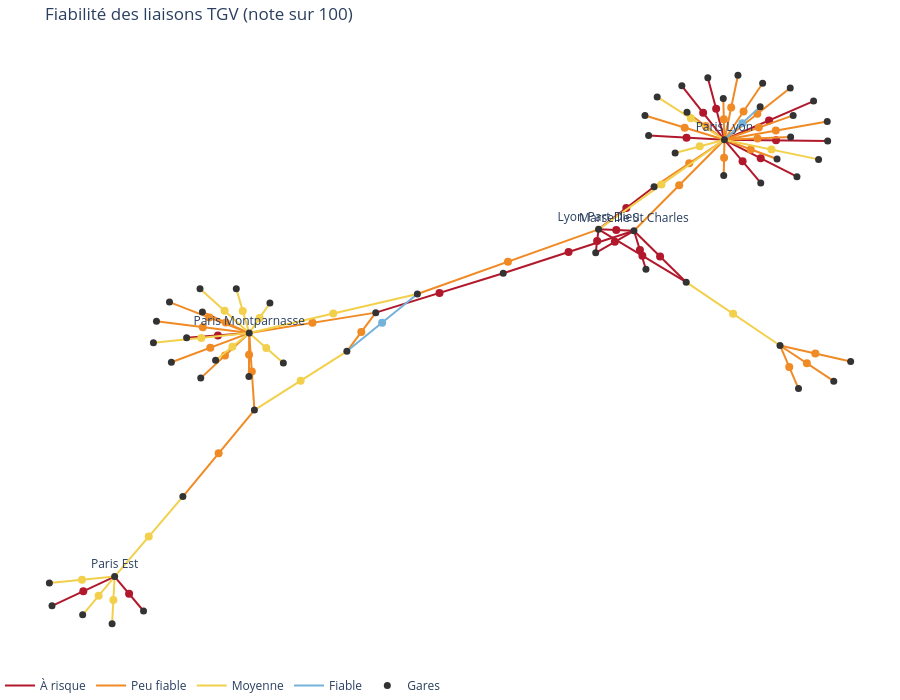

Write notebook code for a chart like this one.
### Markdown cell above
## 4. Schéma du réseau

La position des gares est calculée par un algorithme de dessin de graphe : les gares reliées entre elles sont rapprochées. Les distances sur le dessin ne correspondent donc pas à des kilomètres. La position est calculée sur toutes les liaisons du fichier, pour que le dessin reste le même quand on change les réglages.

On pourrait avoir des distances plus réalistes si on estime les distances par le temps du trajet. Mais le graphe serait moins lisible.

(Cette section a été réalisé avec l'aide de l'IA et la librairie networkx)

### Code cell
#focus sur une gare et ses liasons. None pour toutes les gares
GARE_A_SUIVRE = None 

graphe = nx.Graph()
graphe.add_edges_from(aretes_fichier)
positions = nx.spring_layout(graphe, seed=3, iterations=200)

if GARE_A_SUIVRE is None:
    affichees = liaisons
else:
    affichees = liaisons[(liaisons["gare_a"] == GARE_A_SUIVRE) | (liaisons["gare_b"] == GARE_A_SUIVRE)]
    print(len(affichees), "liaison(s) pour", GARE_A_SUIVRE)

fig = go.Figure()
for cat in reversed(ORDRE):
    sous = affichees[affichees["categorie"] == cat]
    if sous.empty:
        continue
    x, y = [], []
    for _, r in sous.iterrows():
        xa, ya = positions[r["gare_a"]]
        xb, yb = positions[r["gare_b"]]
        x += [xa, xb, None]
        y += [ya, yb, None]
    fig.add_trace(go.Scatter(x=x, y=y, mode="lines", line=dict(width=2, color=COULEUR[cat]),
                             name=cat, hoverinfo="skip"))

    milieux_x = [(positions[a][0] + positions[b][0]) / 2 for a, b in zip(sous["gare_a"], sous["gare_b"])]
    milieux_y = [(positions[a][1] + positions[b][1]) / 2 for a, b in zip(sous["gare_a"], sous["gare_b"])]
    textes = [
        f"{r['liaison']}<br>Note : {r['score']:.0f} sur 100 ({r['categorie']})"
        f"<br>Trains supprimés : {r['taux_annulation']:.1f} sur 100"
        f"<br>Retard moyen : {r['retard_moyen']:.1f} min"
        f"<br>Trains prévus : {int(r['prevus'])}"
        for _, r in sous.iterrows()
    ]
    fig.add_trace(go.Scatter(x=milieux_x, y=milieux_y, mode="markers", marker=dict(size=8, color=COULEUR[cat]),
                             text=textes, hoverinfo="text", showlegend=False))

gares_affichees = sorted(set(affichees["gare_a"]) | set(affichees["gare_b"]))
nb_liaisons = pd.concat([affichees["gare_a"], affichees["gare_b"]]).value_counts()
noms = [g if (nb_liaisons[g] >= 5 or GARE_A_SUIVRE is not None) else "" for g in gares_affichees]
fig.add_trace(go.Scatter(
    x=[positions[g][0] for g in gares_affichees], y=[positions[g][1] for g in gares_affichees],
    mode="markers+text", text=noms, textposition="top center", marker=dict(size=7, color="#333333"),
    hovertext=[f"{g} : {nb_liaisons[g]} liaison(s)" for g in gares_affichees],
    hoverinfo="text", name="Gares"))

fig.update_layout(title="Fiabilité des liaisons TGV (note sur 100)", height=700, plot_bgcolor="white",
                  margin=dict(l=0, r=0, t=40, b=0), xaxis=dict(visible=False), yaxis=dict(visible=False),
                  legend=dict(orientation="h", y=-0.02))
fig.show()

### Figure 1 — Plotly figure (JSON) as saved in the notebook; plotly's stock layout.template omitted (floating-point values rounded to 4 significant figures)
{"data": [{"hoverinfo": "skip", "line": {"color": "#b2182b", "width": 2}, "mode": "lines", "name": "À risque", "type": "scatter", "x": [-0.2236, -0.002813, null, 0.3803, 0.5059, null, 0.3065, 0.3803, null, 0.3515, 0.3803, null, -0.4427, -0.5511, null, 0.4432, 0.3803, null, 0.5591, 0.3803, null, 0.1623, 0.2235, null, 0.1623, 0.1573, null, 0.3803, 0.5347, null, 0.1623, 0.2584, null, -0.6758, -0.6257, null, 0.1573, 0.2235, null, 0.2235, -0.002813, null, -0.7843, -0.6758, null, 0.3141, 0.2235, null, 0.3141, 0.1623, null, 0.249, 0.3803, null, 0.2443, 0.2235, null], "y": [-0.1095, 0.003186, null, 0.3853, 0.2796, null, 0.5396, 0.3853, null, 0.5628, 0.3853, null, -0.1681, -0.1817, null, 0.2619, 0.3853, null, 0.3821, 0.3853, null, 0.1289, 0.1247, null, 0.1289, 0.06185, null, 0.3853, 0.496, null, 0.1289, 0.251, null, -0.8651, -0.9637, null, 0.06185, 0.1247, null, 0.1247, 0.003186, null, -0.9488, -0.8651, null, -0.02233, 0.1247, null, -0.02233, 0.1289, null, 0.3973, 0.3853, null, 0.01457, 0.1247, null]}, {"hoverinfo": "text", "marker": {"color": "#b2182b", "size": 8}, "mode": "markers", "showlegend": false, "text": ["Bordeaux St Jean - Tourcoing<br>Note : 40 sur 100 (À risque)<br>Trains supprimés : 4.1 sur 100<br>Retard moyen : 6.3 min<br>Trains prévus : 5413", "Paris Lyon - Toulon<br>Note : 39 sur 100 (À risque)<br>Trains supprimés : 3.0 sur 100<br>Retard moyen : 8.8 min<br>Trains prévus : 55759", "Barcelona - Paris Lyon<br>Note : 37 sur 100 (À risque)<br>Trains supprimés : 2.0 sur 100<br>Retard moyen : 11.1 min<br>Trains prévus : 12043", "Annecy - Paris Lyon<br>Note : 37 sur 100 (À risque)<br>Trains supprimés : 3.2 sur 100<br>Retard moyen : 8.8 min<br>Trains prévus : 29460", "Paris Montparnasse - Toulouse Matabiau<br>Note : 37 sur 100 (À risque)<br>Trains supprimés : 3.1 sur 100<br>Retard moyen : 9.0 min<br>Trains prévus : 39279", "Nice Ville - Paris Lyon<br>Note : 36 sur 100 (À risque)<br>Trains supprimés : 2.8 sur 100<br>Retard moyen : 9.6 min<br>Trains prévus : 44632", "Chambery Challes Les Eaux - Paris Lyon<br>Note : 36 sur 100 (À risque)<br>Trains supprimés : 3.0 sur 100<br>Retard moyen : 9.3 min<br>Trains prévus : 44778", "Lyon Part Dieu - Marseille St Charles<br>Note : 35 sur 100 (À risque)<br>Trains supprimés : 3.6 sur 100<br>Retard moyen : 8.4 min<br>Trains prévus : 93675", "Lyon Part Dieu - Marne La Vallee<br>Note : 32 sur 100 (À risque)<br>Trains supprimés : 3.8 sur 100<br>Retard moyen : 8.7 min<br>Trains prévus : 69643", "Paris Lyon - Perpignan<br>Note : 32 sur 100 (À risque)<br>Trains supprimés : 3.4 sur 100<br>Retard moyen : 9.7 min<br>Trains prévus : 39769", "Lyon Part Dieu - Montpellier<br>Note : 31 sur 100 (À risque)<br>Trains supprimés : 4.4 sur 100<br>Retard moyen : 7.7 min<br>Trains prévus : 45672", "Paris Est - Stuttgart<br>Note : 31 sur 100 (À risque)<br>Trains supprimés : 3.2 sur 100<br>Retard moyen : 10.2 min<br>Trains prévus : 25813", "Marne La Vallee - Marseille St Charles<br>Note : 31 sur 100 (À risque)<br>Trains supprimés : 3.3 sur 100<br>Retard moyen : 10.0 min<br>Trains prévus : 54589", "Marseille St Charles - Tourcoing<br>Note : 31 sur 100 (À risque)<br>Trains supprimés : 3.1 sur 100<br>Retard moyen : 10.4 min<br>Trains prévus : 2909", "Francfort - Paris Est<br>Note : 30 sur 100 (À risque)<br>Trains supprimés : 3.9 sur 100<br>Retard moyen : 9.1 min<br>Trains prévus : 31438", "Lille - Marseille St Charles<br>Note : 27 sur 100 (À risque)<br>Trains supprimés : 3.3 sur 100<br>Retard moyen : 10.9 min<br>Trains prévus : 41785", "Lille - Lyon Part Dieu<br>Note : 27 sur 100 (À risque)<br>Trains supprimés : 3.8 sur 100<br>Retard moyen : 9.9 min<br>Trains prévus : 62693", "Italie - Paris Lyon<br>Note : 18 sur 100 (À risque)<br>Trains supprimés : 3.8 sur 100<br>Retard moyen : 12.2 min<br>Trains prévus : 14319", "Madrid - Marseille St Charles<br>Note : 14 sur 100 (À risque)<br>Trains supprimés : 7.6 sur 100<br>Retard moyen : 8.7 min<br>Trains prévus : 1847"], "type": "scatter", "x": [-0.1132, 0.4431, 0.3434, 0.3659, -0.4969, 0.4117, 0.4697, 0.1929, 0.1598, 0.4575, 0.2103, -0.6507, 0.1904, 0.1104, -0.73, 0.2688, 0.2382, 0.3146, 0.2339], "y": [-0.05318, 0.3325, 0.4625, 0.4741, -0.1749, 0.3236, 0.3837, 0.1268, 0.0954, 0.4407, 0.19, -0.9144, 0.09326, 0.06393, -0.9069, 0.05118, 0.05331, 0.3913, 0.06962]}, {"hoverinfo": "skip", "line": {"color": "#f08a24", "width": 2}, "mode": "lines", "name": "Peu fiable", "type": "scatter", "x": [0.3783, 0.3803, null, -0.2236, -0.2736, null, 0.4037, 0.3803, null, 0.2235, 0.3803, null, -0.4427, -0.5267, null, 0.2427, 0.3803, null, 0.3803, 0.4942, null, -0.4337, -0.4427, null, -0.6034, -0.4427, null, 0.3154, 0.3803, null, 0.379, 0.3803, null, -0.4432, -0.4427, null, -0.4337, -0.5576, null, 0.3803, 0.4464, null, -0.2236, -0.4427, null, -0.5238, -0.4427, null, 0.5085, 0.4765, null, 0.4714, 0.3803, null, 0.5696, 0.4765, null, 0.4949, 0.3803, null, -0.4427, -0.5808, null, -0.4427, -0.5775, null, 0.5988, 0.4765, null, 0.1623, -0.1515, null, 0.2584, 0.3803, null, 0.4993, 0.3803, null, 0.3803, 0.5583, null], "y": [0.5034, 0.3853, null, -0.1095, -0.2203, null, 0.5698, 0.3853, null, 0.1247, 0.3853, null, -0.1681, -0.297, null, 0.4547, 0.3853, null, 0.3853, 0.5336, null, -0.3884, -0.1681, null, -0.134, -0.1681, null, 0.464, 0.3853, null, 0.283, 0.3853, null, -0.2922, -0.1681, null, -0.3884, -0.6361, null, 0.3853, 0.5471, null, -0.1095, -0.1681, null, -0.1076, -0.1681, null, -0.3268, -0.2035, null, 0.3302, 0.3853, null, -0.3058, -0.2035, null, 0.393, 0.3853, null, -0.1681, -0.07936, null, -0.1681, -0.2517, null, -0.2492, -0.2035, null, 0.1289, -0.05635, null, 0.251, 0.3853, null, 0.455, 0.3853, null, 0.3853, 0.4379, null]}, {"hoverinfo": "text", "marker": {"color": "#f08a24", "size": 8}, "mode": "markers", "showlegend": false, "text": ["Aix En Provence Tgv - Paris Lyon<br>Note : 55 sur 100 (Peu fiable)<br>Trains supprimés : 2.1 sur 100<br>Retard moyen : 6.7 min<br>Trains prévus : 87473", "Bordeaux St Jean - Paris Vaugirard<br>Note : 55 sur 100 (Peu fiable)<br>Trains supprimés : 2.7 sur 100<br>Retard moyen : 5.4 min<br>Trains prévus : 1262", "Avignon Tgv - Paris Lyon<br>Note : 55 sur 100 (Peu fiable)<br>Trains supprimés : 2.2 sur 100<br>Retard moyen : 6.5 min<br>Trains prévus : 91338", "Marseille St Charles - Paris Lyon<br>Note : 54 sur 100 (Peu fiable)<br>Trains supprimés : 2.0 sur 100<br>Retard moyen : 6.9 min<br>Trains prévus : 104445", "Paris Montparnasse - Poitiers<br>Note : 54 sur 100 (Peu fiable)<br>Trains supprimés : 3.3 sur 100<br>Retard moyen : 4.5 min<br>Trains prévus : 98939", "Geneve - Paris Lyon<br>Note : 53 sur 100 (Peu fiable)<br>Trains supprimés : 2.5 sur 100<br>Retard moyen : 6.3 min<br>Trains prévus : 42156", "Paris Lyon - Zurich<br>Note : 53 sur 100 (Peu fiable)<br>Trains supprimés : 2.6 sur 100<br>Retard moyen : 6.2 min<br>Trains prévus : 26763", "Nantes - Paris Montparnasse<br>Note : 52 sur 100 (Peu fiable)<br>Trains supprimés : 2.9 sur 100<br>Retard moyen : 5.6 min<br>Trains prévus : 114030", "La Rochelle Ville - Paris Montparnasse<br>Note : 52 sur 100 (Peu fiable)<br>Trains supprimés : 3.2 sur 100<br>Retard moyen : 5.1 min<br>Trains prévus : 43168", "Bellegarde (Ain) - Paris Lyon<br>Note : 52 sur 100 (Peu fiable)<br>Trains supprimés : 2.4 sur 100<br>Retard moyen : 6.7 min<br>Trains prévus : 45522", "Lausanne - Paris Lyon<br>Note : 51 sur 100 (Peu fiable)<br>Trains supprimés : 3.2 sur 100<br>Retard moyen : 5.5 min<br>Trains prévus : 27671", "Brest - Paris Montparnasse<br>Note : 50 sur 100 (Peu fiable)<br>Trains supprimés : 3.5 sur 100<br>Retard moyen : 5.1 min<br>Trains prévus : 52523", "Nantes - Strasbourg<br>Note : 49 sur 100 (Peu fiable)<br>Trains supprimés : 2.8 sur 100<br>Retard moyen : 6.7 min<br>Trains prévus : 10447", "Paris Lyon - Valence Alixan Tgv<br>Note : 49 sur 100 (Peu fiable)<br>Trains supprimés : 2.8 sur 100<br>Retard moyen : 6.8 min<br>Trains prévus : 73681", "Bordeaux St Jean - Paris Montparnasse<br>Note : 48 sur 100 (Peu fiable)<br>Trains supprimés : 3.2 sur 100<br>Retard moyen : 6.0 min<br>Trains prévus : 186367", "Angouleme - Paris Montparnasse<br>Note : 47 sur 100 (Peu fiable)<br>Trains supprimés : 3.5 sur 100<br>Retard moyen : 5.7 min<br>Trains prévus : 57449", "Dunkerque - Paris Nord<br>Note : 46 sur 100 (Peu fiable)<br>Trains supprimés : 4.2 sur 100<br>Retard moyen : 4.5 min<br>Trains prévus : 36929", "Grenoble - Paris Lyon<br>Note : 46 sur 100 (Peu fiable)<br>Trains supprimés : 3.1 sur 100<br>Retard moyen : 6.7 min<br>Trains prévus : 39814", "Arras - Paris Nord<br>Note : 46 sur 100 (Peu fiable)<br>Trains supprimés : 4.2 sur 100<br>Retard moyen : 4.6 min<br>Trains prévus : 86104", "Macon Loche - Paris Lyon<br>Note : 45 sur 100 (Peu fiable)<br>Trains supprimés : 2.9 sur 100<br>Retard moyen : 7.3 min<br>Trains prévus : 45813", "Paris Montparnasse - Quimper<br>Note : 45 sur 100 (Peu fiable)<br>Trains supprimés : 3.7 sur 100<br>Retard moyen : 5.8 min<br>Trains prévus : 50438", "Paris Montparnasse - Vannes<br>Note : 45 sur 100 (Peu fiable)<br>Trains supprimés : 3.4 sur 100<br>Retard moyen : 6.3 min<br>Trains prévus : 53630", "Douai - Paris Nord<br>Note : 45 sur 100 (Peu fiable)<br>Trains supprimés : 4.3 sur 100<br>Retard moyen : 4.7 min<br>Trains prévus : 32056", "Lyon Part Dieu - Rennes<br>Note : 43 sur 100 (Peu fiable)<br>Trains supprimés : 3.0 sur 100<br>Retard moyen : 7.8 min<br>Trains prévus : 17611", "Montpellier - Paris Lyon<br>Note : 42 sur 100 (Peu fiable)<br>Trains supprimés : 3.6 sur 100<br>Retard moyen : 6.8 min<br>Trains prévus : 50143", "Nimes - Paris Lyon<br>Note : 42 sur 100 (Peu fiable)<br>Trains supprimés : 3.6 sur 100<br>Retard moyen : 6.8 min<br>Trains prévus : 50100", "Paris Lyon - Saint Etienne Chateaucreux<br>Note : 41 sur 100 (Peu fiable)<br>Trains supprimés : 4.3 sur 100<br>Retard moyen : 5.7 min<br>Trains prévus : 21514"], "type": "scatter", "x": [0.3793, -0.2486, 0.392, 0.3019, -0.4847, 0.3115, 0.4372, -0.4382, -0.5231, 0.3478, 0.3796, -0.443, -0.4957, 0.4133, -0.3331, -0.4833, 0.4925, 0.4258, 0.523, 0.4376, -0.5117, -0.5101, 0.5376, 0.005375, 0.3193, 0.4398, 0.4693], "y": [0.4444, -0.1649, 0.4776, 0.255, -0.2326, 0.42, 0.4595, -0.2783, -0.1511, 0.4247, 0.3341, -0.2301, -0.5122, 0.4662, -0.1388, -0.1379, -0.2652, 0.3578, -0.2546, 0.3892, -0.1237, -0.2099, -0.2264, 0.0363, 0.3181, 0.4202, 0.4116]}, {"hoverinfo": "skip", "line": {"color": "#f2d04b", "width": 2}, "mode": "lines", "name": "Moyenne", "type": "scatter", "x": [-0.4337, -0.2736, null, -0.6758, -0.6802, null, 0.1623, 0.3803, null, -0.7888, -0.6758, null, -0.6086, -0.4427, null, 0.2949, 0.3803, null, -0.7311, -0.6758, null, -0.4651, -0.4427, null, 0.5433, 0.3803, null, -0.6758, -0.5576, null, 0.2638, 0.3803, null, -0.4427, -0.5009, null, -0.4069, -0.4427, null, -0.4427, -0.3836, null, -0.4427, -0.1515, null, 0.3141, 0.4765, null, -0.4427, -0.5279, null], "y": [-0.3884, -0.2203, null, -0.8651, -1, null, 0.1289, 0.3853, null, -0.8837, -0.8651, null, -0.1959, -0.1681, null, 0.3476, 0.3853, null, -0.9747, -0.8651, null, -0.04096, -0.1681, null, 0.3292, 0.3853, null, -0.8651, -0.6361, null, 0.5081, 0.3853, null, -0.1681, -0.246, null, -0.08199, -0.1681, null, -0.1681, -0.2539, null, -0.1681, -0.05635, null, -0.02233, -0.2035, null, -0.1681, -0.04086, null]}, {"hoverinfo": "text", "marker": {"color": "#f2d04b", "size": 8}, "mode": "markers", "showlegend": false, "text": ["Nantes - Paris Vaugirard<br>Note : 67 sur 100 (Moyenne)<br>Trains supprimés : 0.0 sur 100<br>Retard moyen : 7.8 min<br>Trains prévus : 1201", "Paris Est - Reims<br>Note : 67 sur 100 (Moyenne)<br>Trains supprimés : 2.5 sur 100<br>Retard moyen : 3.0 min<br>Trains prévus : 44042", "Lyon Part Dieu - Paris Lyon<br>Note : 64 sur 100 (Moyenne)<br>Trains supprimés : 2.3 sur 100<br>Retard moyen : 4.2 min<br>Trains prévus : 129942", "Nancy - Paris Est<br>Note : 62 sur 100 (Moyenne)<br>Trains supprimés : 2.7 sur 100<br>Retard moyen : 3.6 min<br>Trains prévus : 56609", "Laval - Paris Montparnasse<br>Note : 62 sur 100 (Moyenne)<br>Trains supprimés : 2.3 sur 100<br>Retard moyen : 4.4 min<br>Trains prévus : 50940", "Dijon Ville - Paris Lyon<br>Note : 62 sur 100 (Moyenne)<br>Trains supprimés : 2.5 sur 100<br>Retard moyen : 4.1 min<br>Trains prévus : 76613", "Metz - Paris Est<br>Note : 61 sur 100 (Moyenne)<br>Trains supprimés : 2.5 sur 100<br>Retard moyen : 4.4 min<br>Trains prévus : 57069", "Le Mans - Paris Montparnasse<br>Note : 60 sur 100 (Moyenne)<br>Trains supprimés : 2.7 sur 100<br>Retard moyen : 4.2 min<br>Trains prévus : 89538", "Besancon Franche Comte Tgv - Paris Lyon<br>Note : 59 sur 100 (Moyenne)<br>Trains supprimés : 2.8 sur 100<br>Retard moyen : 4.4 min<br>Trains prévus : 33759", "Paris Est - Strasbourg<br>Note : 58 sur 100 (Moyenne)<br>Trains supprimés : 2.4 sur 100<br>Retard moyen : 5.2 min<br>Trains prévus : 109396", "Mulhouse Ville - Paris Lyon<br>Note : 58 sur 100 (Moyenne)<br>Trains supprimés : 2.5 sur 100<br>Retard moyen : 5.1 min<br>Trains prévus : 58556", "Paris Montparnasse - St Pierre Des Corps<br>Note : 58 sur 100 (Moyenne)<br>Trains supprimés : 3.1 sur 100<br>Retard moyen : 3.8 min<br>Trains prévus : 94065", "Angers Saint Laud - Paris Montparnasse<br>Note : 57 sur 100 (Moyenne)<br>Trains supprimés : 2.6 sur 100<br>Retard moyen : 4.9 min<br>Trains prévus : 98768", "Paris Montparnasse - St Malo<br>Note : 57 sur 100 (Moyenne)<br>Trains supprimés : 2.9 sur 100<br>Retard moyen : 4.4 min<br>Trains prévus : 19821", "Paris Montparnasse - Rennes<br>Note : 57 sur 100 (Moyenne)<br>Trains supprimés : 2.9 sur 100<br>Retard moyen : 4.5 min<br>Trains prévus : 147675", "Lille - Paris Nord<br>Note : 57 sur 100 (Moyenne)<br>Trains supprimés : 3.3 sur 100<br>Retard moyen : 3.8 min<br>Trains prévus : 121263", "Paris Montparnasse - Tours<br>Note : 56 sur 100 (Moyenne)<br>Trains supprimés : 3.5 sur 100<br>Retard moyen : 3.6 min<br>Trains prévus : 34192"], "type": "scatter", "x": [-0.3537, -0.678, 0.2713, -0.7323, -0.5257, 0.3376, -0.7035, -0.4539, 0.4618, -0.6167, 0.322, -0.4718, -0.4248, -0.4132, -0.2971, 0.3953, -0.4853], "y": [-0.3043, -0.9325, 0.2571, -0.8744, -0.182, 0.3665, -0.9199, -0.1045, 0.3572, -0.7506, 0.4467, -0.207, -0.1251, -0.211, -0.1122, -0.1129, -0.1045]}, {"hoverinfo": "skip", "line": {"color": "#74b3d9", "width": 2}, "mode": "lines", "name": "Fiable", "type": "scatter", "x": [-0.2736, -0.1515, null, 0.4421, 0.3803, null], "y": [-0.2203, -0.05635, null, 0.4802, 0.3853, null]}, {"hoverinfo": "text", "marker": {"color": "#74b3d9", "size": 8}, "mode": "markers", "showlegend": false, "text": ["Paris Vaugirard - Rennes<br>Note : 84 sur 100 (Fiable)<br>Trains supprimés : 0.0 sur 100<br>Retard moyen : 3.8 min<br>Trains prévus : 629", "Le Creusot Montceau Montchanin - Paris Lyon<br>Note : 71 sur 100 (Fiable)<br>Trains supprimés : 1.7 sur 100<br>Retard moyen : 3.5 min<br>Trains prévus : 42357"], "type": "scatter", "x": [-0.2126, 0.4112], "y": [-0.1383, 0.4328]}, {"hoverinfo": "text", "hovertext": ["Aix En Provence Tgv : 1 liaison(s)", "Angers Saint Laud : 1 liaison(s)", "Angouleme : 1 liaison(s)", "Annecy : 1 liaison(s)", "Arras : 1 liaison(s)", "Avignon Tgv : 1 liaison(s)", "Barcelona : 1 liaison(s)", "Bellegarde (Ain) : 1 liaison(s)", "Besancon Franche Comte Tgv : 1 liaison(s)", "Bordeaux St Jean : 3 liaison(s)", "Brest : 1 liaison(s)", "Chambery Challes Les Eaux : 1 liaison(s)", "Dijon Ville : 1 liaison(s)", "Douai : 1 liaison(s)", "Dunkerque : 1 liaison(s)", "Francfort : 1 liaison(s)", "Geneve : 1 liaison(s)", "Grenoble : 1 liaison(s)", "Italie : 1 liaison(s)", "La Rochelle Ville : 1 liaison(s)", "Lausanne : 1 liaison(s)", "Laval : 1 liaison(s)", "Le Creusot Montceau Montchanin : 1 liaison(s)", "Le Mans : 1 liaison(s)", "Lille : 3 liaison(s)", "Lyon Part Dieu : 6 liaison(s)", "Macon Loche : 1 liaison(s)", "Madrid : 1 liaison(s)", "Marne La Vallee : 2 liaison(s)", "Marseille St Charles : 6 liaison(s)", "Metz : 1 liaison(s)", "Montpellier : 2 liaison(s)", "Mulhouse Ville : 1 liaison(s)", "Nancy : 1 liaison(s)", "Nantes : 3 liaison(s)", "Nice Ville : 1 liaison(s)", "Nimes : 1 liaison(s)", "Paris Est : 6 liaison(s)", "Paris Lyon : 25 liaison(s)", "Paris Montparnasse : 16 liaison(s)", "Paris Nord : 4 liaison(s)", "Paris Vaugirard : 3 liaison(s)", "Perpignan : 1 liaison(s)", "Poitiers : 1 liaison(s)", "Quimper : 1 liaison(s)", "Reims : 1 liaison(s)", "Rennes : 3 liaison(s)", "Saint Etienne Chateaucreux : 1 liaison(s)", "St Malo : 1 liaison(s)", "St Pierre Des Corps : 1 liaison(s)", "Strasbourg : 2 liaison(s)", "Stuttgart : 1 liaison(s)", "Toulon : 1 liaison(s)", "Toulouse Matabiau : 1 liaison(s)", "Tourcoing : 2 liaison(s)", "Tours : 1 liaison(s)", "Valence Alixan Tgv : 1 liaison(s)", "Vannes : 1 liaison(s)", "Zurich : 1 liaison(s)"], "marker": {"color": "#333333", "size": 7}, "mode": "markers+text", "name": "Gares", "text": ["", "", "", "", "", "", "", "", "", "", "", "", "", "", "", "", "", "", "", "", "", "", "", "", "", "Lyon Part Dieu", "", "", "", "Marseille St Charles", "", "", "", "", "", "", "", "Paris Est", "Paris Lyon", "Paris Montparnasse", "", "", "", "", "", "", "", "", "", "", "", "", "", "", "", "", "", "", ""], "textposition": "top center", "type": "scatter", "x": [0.3783, -0.4069, -0.5238, 0.3515, 0.5696, 0.4037, 0.3065, 0.3154, 0.5433, -0.2236, -0.4432, 0.5591, 0.2949, 0.5988, 0.5085, -0.7843, 0.2427, 0.4714, 0.249, -0.6034, 0.379, -0.6086, 0.4421, -0.4651, 0.3141, 0.1623, 0.4949, 0.2443, 0.1573, 0.2235, -0.7311, 0.2584, 0.2638, -0.7888, -0.4337, 0.4432, 0.4993, -0.6758, 0.3803, -0.4427, 0.4765, -0.2736, 0.5347, -0.5267, -0.5808, -0.6802, -0.1515, 0.5583, -0.3836, -0.5009, -0.5576, -0.6257, 0.5059, -0.5511, -0.002813, -0.5279, 0.4464, -0.5775, 0.4942], "y": [0.5034, -0.08199, -0.1076, 0.5628, -0.3058, 0.5698, 0.5396, 0.464, 0.3292, -0.1095, -0.2922, 0.3821, 0.3476, -0.2492, -0.3268, -0.9488, 0.4547, 0.3302, 0.3973, -0.134, 0.283, -0.1959, 0.4802, -0.04096, -0.02233, 0.1289, 0.393, 0.01457, 0.06185, 0.1247, -0.9747, 0.251, 0.5081, -0.8837, -0.3884, 0.2619, 0.455, -0.8651, 0.3853, -0.1681, -0.2035, -0.2203, 0.496, -0.297, -0.07936, -1, -0.05635, 0.4379, -0.2539, -0.246, -0.6361, -0.9637, 0.2796, -0.1817, 0.003186, -0.04086, 0.5471, -0.2517, 0.5336]}], "layout": {"height": 700, "legend": {"orientation": "h", "y": -0.02}, "margin": {"b": 0, "l": 0, "r": 0, "t": 40}, "plot_bgcolor": "white", "title": {"text": "Fiabilité des liaisons TGV (note sur 100)"}, "xaxis": {"visible": false}, "yaxis": {"visible": false}}}
